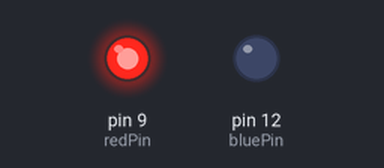
Bench run of a sketch on a simulated Arduino Uno, built with avr-gcc and run on an emulated ATmega328P. On the bench: output pins drawn as LEDs (lit = HIGH).

Above: at 0.02 s.
At 1.22 s:
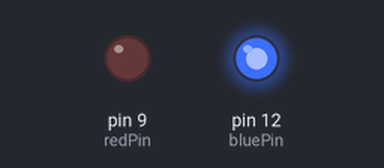
At 2.42 s:
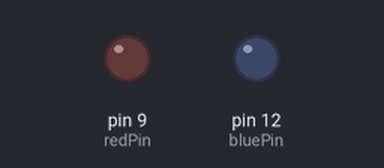
Timing chart, 0 to 3.0 s (numbered marks = the images above):
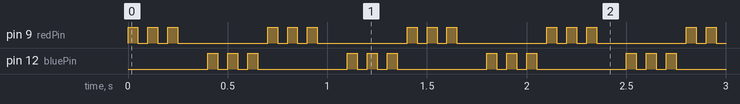

Measured:
- by itself, pin 9 (redPin), pin 12 (bluePin): repeats every 0.70 s: 2 × (LOW 0.05 s, HIGH 0.05 s), LOW 0.45 s, HIGH 0.05 s

The sketch:

sketch_may24a.ino
```cpp
// Project 1 - Police Lights by Dave1324

int ledDelay = 50; // delay by 50ms
int redPin = 9;
int bluePin = 12;


void setup() {
pinMode(redPin, OUTPUT);
pinMode(bluePin, OUTPUT);

}

void loop() {

digitalWrite(redPin, HIGH); // turn the red light on
delay(ledDelay); // wait 50 ms

digitalWrite(redPin, LOW); // turn the red light off
delay(ledDelay); // wait 50 ms

digitalWrite(redPin, HIGH); // turn the red light on
delay(ledDelay); // wait 50 ms

digitalWrite(redPin, LOW); // turn the red light off
delay(ledDelay); // wait 50 ms

digitalWrite(redPin, HIGH); // turn the red light on
delay(ledDelay); // wait 50 ms

digitalWrite(redPin, LOW); // turn the red light off
delay(ledDelay); // wait 50 ms

delay(100); // delay midpoint by 100ms

digitalWrite(bluePin, HIGH); // turn the blue light on
delay(ledDelay); // wait 50 ms

digitalWrite(bluePin, LOW); // turn the blue light off
delay(ledDelay); // wait 50 ms

digitalWrite(bluePin, HIGH); // turn the blue light on
delay(ledDelay); // wait 50 ms

digitalWrite(bluePin, LOW); // turn the blue light off
delay(ledDelay); // wait 50 ms

digitalWrite(bluePin, HIGH); // turn the blue light on
delay(ledDelay); // wait 50 ms

digitalWrite(bluePin, LOW); // turn the blue light off
delay(ledDelay); // wait 50 ms


}
```
